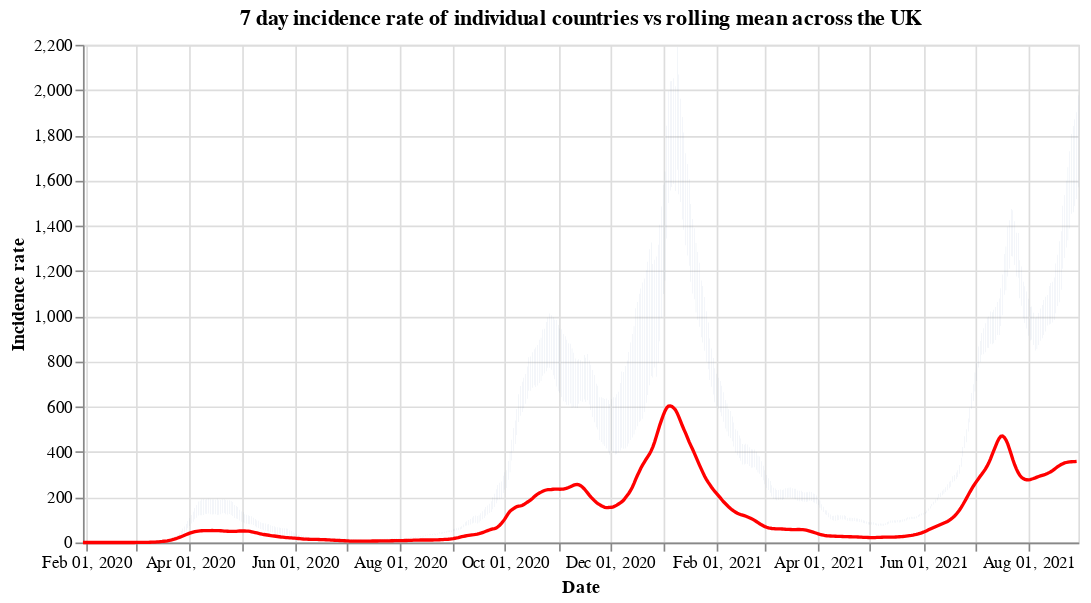

Here is the notebook cell this chart was saved with:
### Code cell
#collapse
countries = uk_cases['areaName'].unique()
countries.sort()

selection = alt.selection_single(
    name='Select',
    fields=['areaName'],
    init={'areaName': 'Wales'},
    bind={'areaName': alt.binding_select(options=countries)}
)

# scatter plot, modify opacity based on selection
bars = alt.Chart(uk_cases).mark_bar().add_selection(
    selection
).encode(
    x=alt.X("yearmonthdate(date):T", axis=alt.Axis(title='Date')),
    y=alt.Y("weeklyCasesRate:Q", axis=alt.Axis(title='Incidence rate')),
    tooltip='weeklyCasesRate:Q',
    opacity=alt.condition(selection, alt.value(1), alt.value(0))
).properties(title=f'7 day incidence rate of individual countries vs rolling mean across the UK', width=600)

line = alt.Chart(overview_cases).mark_line(
    color='red',
    size=2,
).transform_window(
    rolling_mean='mean(weeklyCasesRate)',
    frame=[0, 7]
).encode(
    x='yearmonthdate(date):T',
    y='rolling_mean:Q'
)

alt.layer(bars, line)

### Figure 1 — Vega-Lite specification as saved in the notebook (floating-point values rounded to 4 significant figures; data arrays with more than 128 entries replaced by an {"elided": "..."} marker saying what was removed)
{"config": {"view": {"continuousWidth": 400, "continuousHeight": 300}}, "layer": [{"data": {"name": "data-aa1339d72089351add2e4248bab20b09"}, "mark": "bar", "encoding": {"opacity": {"condition": {"value": 1, "selection": "Select"}, "value": 0}, "tooltip": {"type": "quantitative", "field": "weeklyCasesRate"}, "x": {"type": "temporal", "axis": {"title": "Date"}, "field": "date", "timeUnit": "yearmonthdate"}, "y": {"type": "quantitative", "axis": {"title": "Incidence rate"}, "field": "weeklyCasesRate"}}, "selection": {"Select": {"type": "single", "fields": ["areaName"], "init": {"areaName": "Wales"}, "bind": {"areaName": {"input": "select", "options": ["England", "Northern Ireland", "Scotland", "Wales"]}}}}, "title": "7 day incidence rate of individual countries vs rolling mean across the UK", "width": 600}, {"data": {"name": "data-8189058629303705d735fc2684e2ea1b"}, "mark": {"type": "line", "color": "red", "size": 2}, "encoding": {"x": {"type": "temporal", "field": "date", "timeUnit": "yearmonthdate"}, "y": {"type": "quantitative", "field": "rolling_mean"}}, "transform": [{"window": [{"op": "mean", "field": "weeklyCasesRate", "as": "rolling_mean"}], "frame": [0, 7]}]}], "$schema": "https://vega.github.io/schema/vega-lite/v4.8.1.json", "datasets": {"data-aa1339d72089351add2e4248bab20b09": {"elided": "2220 records"}, "data-8189058629303705d735fc2684e2ea1b": {"elided": "578 records"}}}
